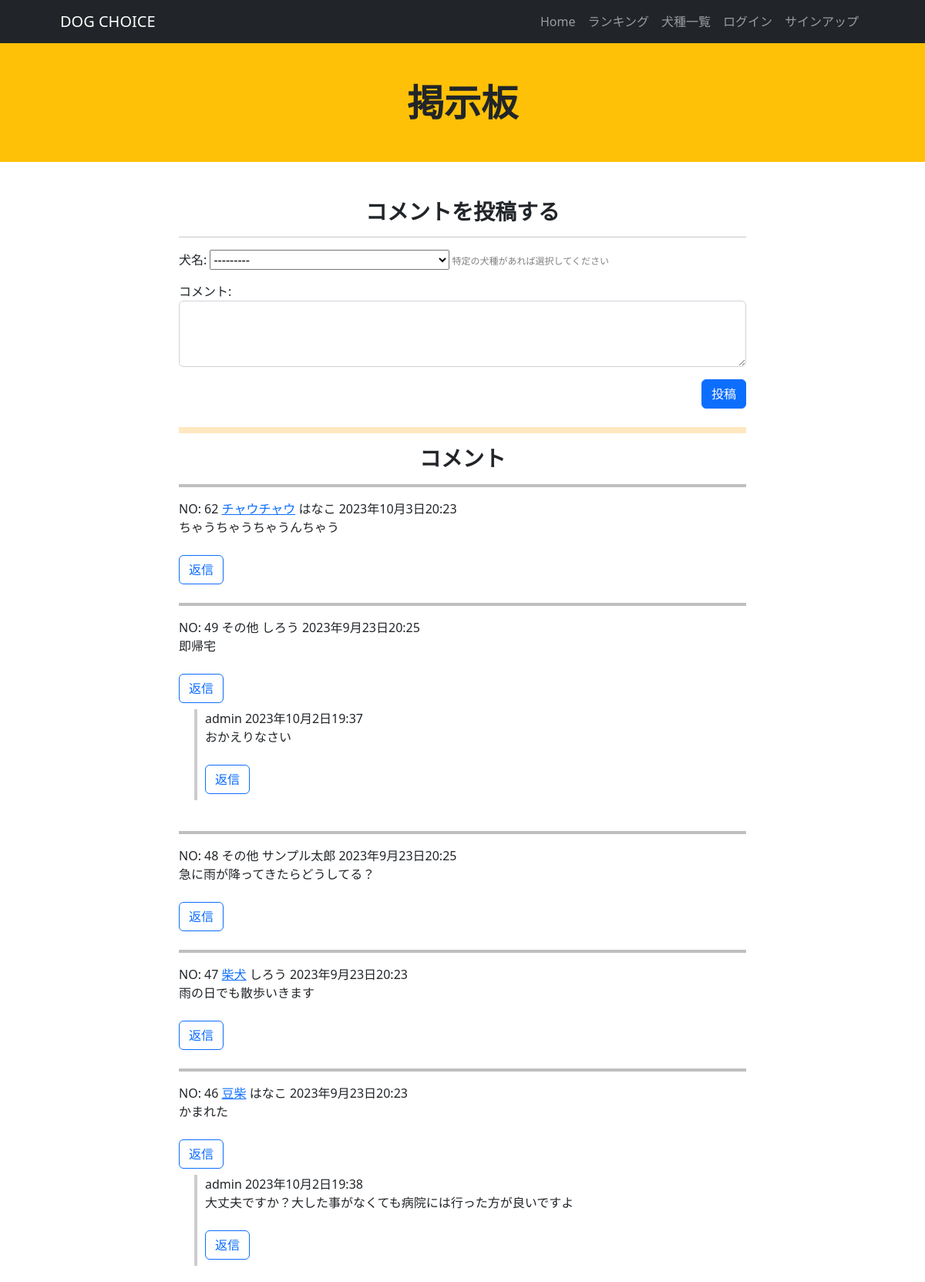
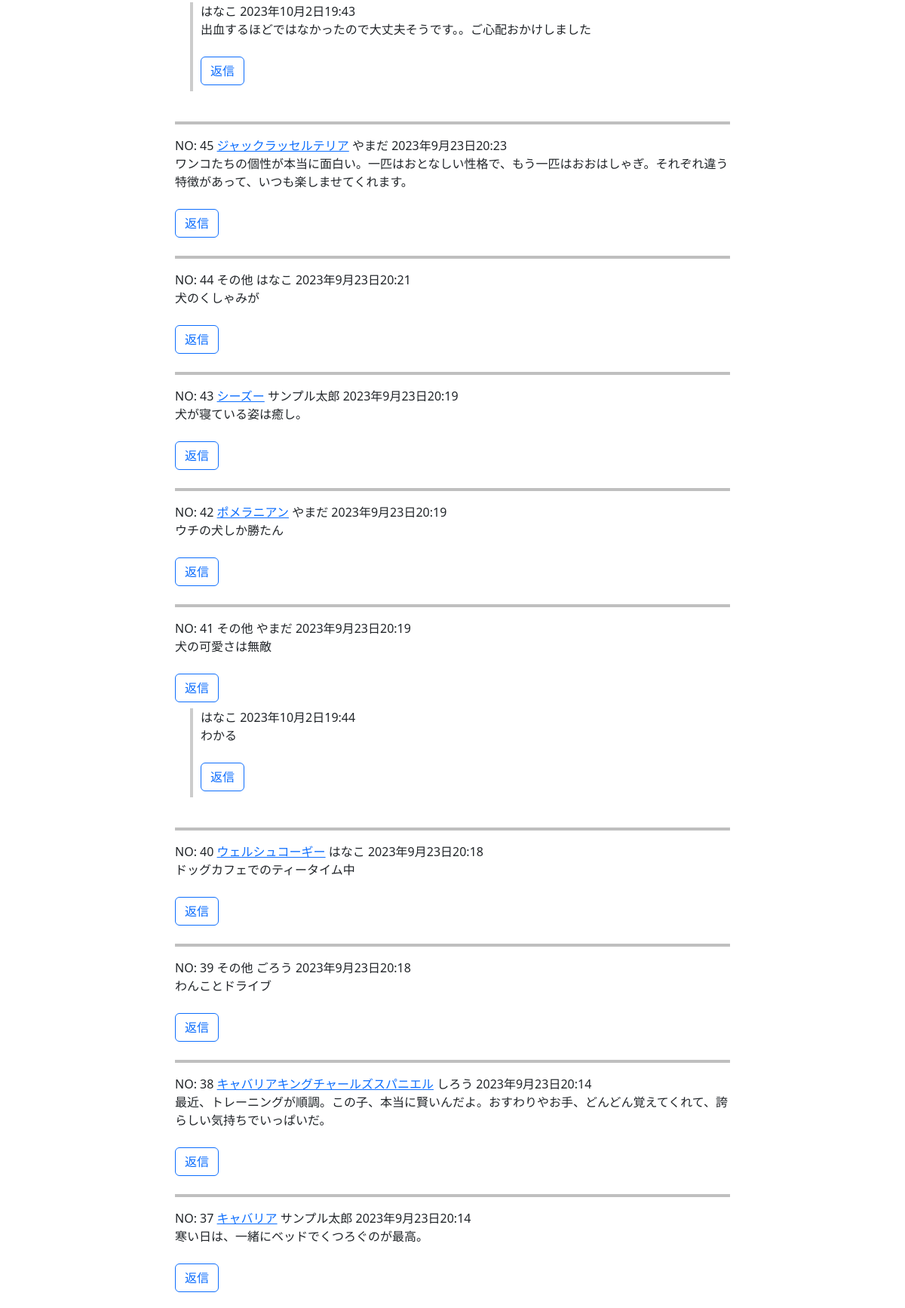
/comment/ (upper part), run on the app's committed database (2 pictures, top to bottom).
### dogapp/models.py (models this page shows, shortened)
class Comment(models.Model):
    category = models.ForeignKey(Dogs, on_delete=models.CASCADE, verbose_name='犬名', related_name='comments', null=True, blank=True)
    user = models.ForeignKey(CustomUser, verbose_name='ユーザー', on_delete=models.CASCADE)
    comment_text = models.TextField(verbose_name='コメント')
    post_date = models.DateTimeField(auto_now_add=True)

class Dogs(models.Model):
    dog_name = models.CharField(verbose_name='犬名', max_length=200)
    image = models.ImageField(verbose_name='イメージ', upload_to='photos')
    comment = models.TextField(verbose_name='コメント',)
    def __str__(self):
        return self.dog_name

class ReplyComment(models.Model):
    parent_comment = models.ForeignKey(Comment, on_delete=models.CASCADE, related_name='replies')
    user = models.ForeignKey(CustomUser, verbose_name='ユーザー', on_delete=models.CASCADE)
    comment_text = models.TextField(verbose_name='コメント')
    post_date = models.DateTimeField(auto_now_add=True)

### accounts/models.py (models this page shows)
class CustomUser(AbstractUser):
    pass

### dogapp/views.py (the view, shortened to what this page needs)
# urls.py: path('comment/', views.CommentListView.as_view(), name='comment'),
class CommentListView(ListView):
    model = Comment
    template_name = 'comment.html'
    context_object_name = 'comments'
    ordering = ['-post_date']
    form_class = CommentForm
    paginate_by = 20
    def get_context_data(self, **kwargs):
        context = super().get_context_data(**kwargs)
        context['form'] = self.form_class()
        context["reply_comments"] = ReplyComment.objects.all()  # ReplyComment モデルの取得を追加
        return context

### dogapp/forms.py
class CommentForm(ModelForm):
    class Meta:
        model = Comment
        fields = ['category', 'comment_text']
        widgets = {
            'category': forms.Select(attrs={'required': False}),
        }

### dogapp/templates/comment.html (shortened to what this page needs)
{% extends 'base.html' %}
{% load static %}
{% block header %}
<header class="bg-warning py-0">
    <div class="container px-5">
        <div class="row gx-5 align-items-center justify-content-center">
            <div class="col-lg-8 col-xl-7 col-xxl-6 text-center">
                <div class="my-5">
                    <h1 class="display-5 fw-bolder text-dark mb-2">掲示板</h1>
                </div>
            </div>
        </div>
    </div>
</header>
{% endblock %}
{% block contents %}
<div class="container mt-5">
    <div class="row justify-content-center">
        <div class="col-lg-8">
            <h3 class="display-7 fw-bolder text-dark mb-2 text-center">コメントを投稿する</h3>
            <hr>
            <form method="post" class="mb-4">
                <div class="mb-3">
                    {{ form.category.label_tag }}
                    {{ form.category }}<span class="small-text"> 特定の犬種があれば選択してください</span>
                </div>
                <div class="mb-3">
                    {{ form.comment_text.label_tag }}
                    <textarea name="comment_text" rows="3" class="form-control"></textarea>
                </div>
                <div class="mb-3">
                    <div class="d-flex justify-content-end">
                        <button type="submit" class="btn btn-primary">投稿</button>
                    </div>
                </div>
            </form>
            <hr style="border: 4px solid orange;">
            <h3 class="display-7 fw-bolder text-dark mb-2 text-center">コメント</h3>
            <div class="comment-list">
                {% for comment in comments %}
                <hr style="border-top: 4px solid #000;">
                <div class="comment-box">
                    <div class="comment-header">
                        <span class="comment-id">NO: {{ comment.id }}</span>
                        {% if comment.category %}
                        <a href="{% url 'dogapp:dog_detail' comment.category_id %}">{{ comment.category }}</a>
                        {% else %}
                        その他
                        {% endif %}
                        <span class="comment-user">{{ comment.user }}</span>
                        <span class="comment-date">{{ comment.post_date }}</span>
                    </div>
                    <div class="comment-text">
                        <p class="comment-text-large">
                            {{ comment.comment_text }}
                        </p>
                        {% if request.user == comment.user %}
                        <form method='POST'>
                            <div class="d-flex justify-content-end">
                                <a href="{% url 'dogapp:comment_delete' comment.pk %}" class="btn btn-outline-danger my-2">削除する</a>
                            </div>
                        </form>
                        {% else %}
                        <div class="reply-form-container">
                            <button class="btn btn-outline-primary my-2 toggle-reply-form">返信</button>
                        </div>
                        {% endif %}
                        {% for reply in reply_comments %}
                        {% if reply.parent_comment == comment %}
                        <div class="reply-box reply-box-left">
                            <div class="reply-header">
                                <span class="reply-user">{{ reply.user }}</span>
                                <span class="reply-date">{{ reply.post_date }}</span>
                            </div>
                            <div class="reply-text">
                                <p class="reply-text-large">
                                    {{ reply.comment_text }}
                                </p>
                            </div>
                        {% if request.user == reply.user %}
                            <form method='POST'>
                                <div class="d-flex justify-content-end">
                                    <a href="{% url 'dogapp:reply_delete' reply.pk %}" class="btn btn-outline-danger my-2">削除する</a>
                                </div>
                            </form>
                            {% else %}
                            <div class="reply-form-container">
                                <button class="btn btn-outline-primary my-2 toggle-reply-form">返信</button>
                            </div>
                        {% endif %}
                        </div>
                        <br>
                        {% endif %}
                        {% endfor %}
                    </div>
                </div>
                {% empty %}
                <p>まだコメントはありません。</p>
                {% endfor %}
            </div>
        </div>
    </div>
</div>
{% endblock %}

### dogapp/templates/comment.html (style rules this page uses)
.toggle-reply-form, .close-reply-form { margin-right: 20px; }
.reply-box-left { margin-left: 20px; border-left: 4px solid #ccc; padding-left: 10px; }

### data on the page
Comment: id "62", category "チャウチャウ", user "はなこ", post_date "2023年10月3日20:23", comment_text "ちゃうちゃうちゃうんちゃう"
Comment: id "49", shows "その他", user "しろう", post_date "2023年9月23日20:25", comment_text "即帰宅"
ReplyComment: user "admin", post_date "2023年10月2日19:37", comment_text "おかえりなさい"
Comment: id "48", shows "その他", user "サンプル太郎", post_date "2023年9月23日20:25", comment_text "急に雨が降ってきたらどうしてる？"
Comment: id "47", category "柴犬", user "しろう", post_date "2023年9月23日20:23", comment_text "雨の日でも散歩いきます"
Comment: id "46", category "豆柴", user "はなこ", post_date "2023年9月23日20:23", comment_text "かまれた"
ReplyComment: user "admin", post_date "2023年10月2日19:38", comment_text "大丈夫ですか？大した事がなくても病院には行った方が良いですよ"
ReplyComment: user "はなこ", post_date "2023年10月2日19:43", comment_text "出血するほどではなかったので大丈夫そうです。。ご心配おかけしました"
Comment: id "45", category "ジャックラッセルテリア", user "やまだ", post_date "2023年9月23日20:23", comment_text "ワンコたちの個性が本当に面白い。一匹はおとなしい性格で、もう一匹はおおはしゃぎ。それぞれ違う特徴があって、いつも楽しませてくれます。"
Comment: id "44", shows "その他", user "はなこ", post_date "2023年9月23日20:21", comment_text "犬のくしゃみが"
Comment: id "43", category "シーズー", user "サンプル太郎", post_date "2023年9月23日20:19", comment_text "犬が寝ている姿は癒し。"
Comment: id "42", category "ポメラニアン", user "やまだ", post_date "2023年9月23日20:19", comment_text "ウチの犬しか勝たん"
Comment: id "41", shows "その他", user "やまだ", post_date "2023年9月23日20:19", comment_text "犬の可愛さは無敵"
ReplyComment: user "はなこ", post_date "2023年10月2日19:44", comment_text "わかる"
Comment: id "40", category "ウェルシュコーギー", user "はなこ", post_date "2023年9月23日20:18", comment_text "ドッグカフェでのティータイム中"
Comment: id "39", shows "その他", user "ごろう", post_date "2023年9月23日20:18", comment_text "わんことドライブ"
Comment: id "38", category "キャバリアキングチャールズスパニエル", user "しろう", post_date "2023年9月23日20:14", comment_text "最近、トレーニングが順調。この子、本当に賢いんだよ。おすわりやお手、どんどん覚えてくれて、誇らしい気持ちでいっぱいだ。"
Comment: id "37", category "キャバリア", user "サンプル太郎", post_date "2023年9月23日20:14", comment_text "寒い日は、一緒にベッドでくつろぐのが最高。"
